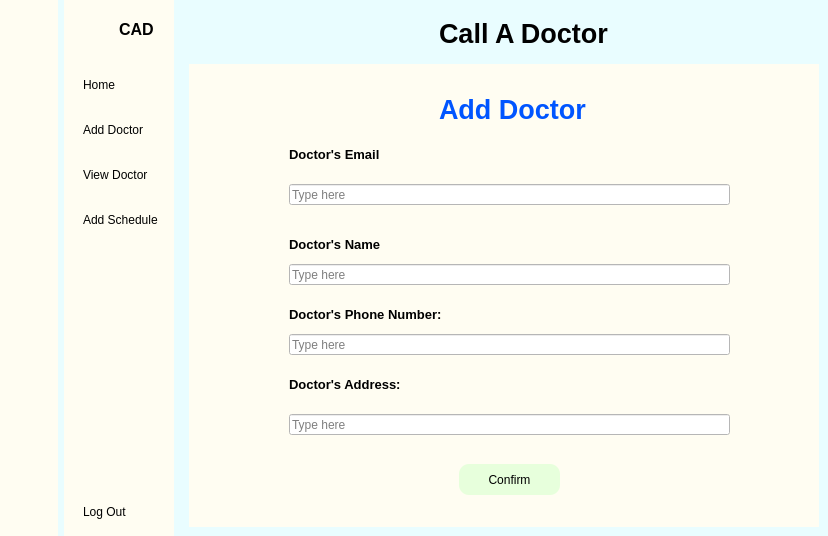
<?xml version="1.0" encoding="UTF-8"?>
<ui version="4.0">
 <class>MainWindow</class>
 <widget class="QMainWindow" name="MainWindow">
  <property name="geometry">
   <rect>
    <x>0</x>
    <y>0</y>
    <width>828</width>
    <height>536</height>
   </rect>
  </property>
  <property name="windowTitle">
   <string>MainWindow</string>
  </property>
  <property name="styleSheet">
   <string notr="true">background-color: rgb(233, 253, 255);</string>
  </property>
  <widget class="QWidget" name="centralwidget">
   <layout class="QGridLayout" name="gridLayout">
    <property name="leftMargin">
     <number>0</number>
    </property>
    <property name="topMargin">
     <number>0</number>
    </property>
    <property name="rightMargin">
     <number>0</number>
    </property>
    <property name="bottomMargin">
     <number>0</number>
    </property>
    <item row="0" column="0">
     <widget class="QWidget" name="Icon" native="true">
      <property name="styleSheet">
       <string notr="true">QWidget{
	background-color: rgb(255, 253, 242);
}

QPushButton{
	color:black;
	height:30px;
	border:none;
	border-radius:10px;
}

QPushButton:checked{
	background-color:#F5FAFE;
	color:#1F95EF;
	font-weight:bold;
}</string>
      </property>
      <layout class="QVBoxLayout" name="verticalLayout_3">
       <item>
        <layout class="QHBoxLayout" name="horizontalLayout_2">
         <item>
          <widget class="QLabel" name="label">
           <property name="minimumSize">
            <size>
             <width>40</width>
             <height>40</height>
            </size>
           </property>
           <property name="maximumSize">
            <size>
             <width>40</width>
             <height>40</height>
            </size>
           </property>
           <property name="text">
            <string/>
           </property>
           <property name="pixmap">
            <pixmap resource="resources.qrc">:/images/doctor.png</pixmap>
           </property>
           <property name="scaledContents">
            <bool>true</bool>
           </property>
          </widget>
         </item>
        </layout>
       </item>
       <item>
        <layout class="QVBoxLayout" name="verticalLayout">
         <property name="spacing">
          <number>15</number>
         </property>
         <property name="topMargin">
          <number>15</number>
         </property>
         <item>
          <widget class="QPushButton" name="home_1">
           <property name="text">
            <string/>
           </property>
           <property name="icon">
            <iconset resource="resources.qrc">
             <normaloff>:/images/cil-home (2).png</normaloff>:/images/cil-home (2).png</iconset>
           </property>
           <property name="checkable">
            <bool>true</bool>
           </property>
           <property name="autoExclusive">
            <bool>true</bool>
           </property>
          </widget>
         </item>
         <item>
          <widget class="QPushButton" name="adddoctor_1">
           <property name="text">
            <string/>
           </property>
           <property name="icon">
            <iconset resource="resources.qrc">
             <normaloff>:/images/cil-add.png</normaloff>:/images/cil-add.png</iconset>
           </property>
           <property name="checkable">
            <bool>true</bool>
           </property>
           <property name="autoExclusive">
            <bool>true</bool>
           </property>
          </widget>
         </item>
         <item>
          <widget class="QPushButton" name="viewdoctor_1">
           <property name="text">
            <string/>
           </property>
           <property name="icon">
            <iconset resource="resources.qrc">
             <normaloff>:/images/cil-view.png</normaloff>:/images/cil-view.png</iconset>
           </property>
           <property name="checkable">
            <bool>true</bool>
           </property>
           <property name="autoExclusive">
            <bool>true</bool>
           </property>
          </widget>
         </item>
         <item>
          <widget class="QPushButton" name="addschedule_1">
           <property name="text">
            <string/>
           </property>
           <property name="icon">
            <iconset resource="resources.qrc">
             <normaloff>:/images/cil-schedule.png</normaloff>:/images/cil-schedule.png</iconset>
           </property>
           <property name="checkable">
            <bool>true</bool>
           </property>
           <property name="autoExclusive">
            <bool>true</bool>
           </property>
          </widget>
         </item>
        </layout>
       </item>
       <item>
        <spacer name="verticalSpacer">
         <property name="orientation">
          <enum>Qt::Vertical</enum>
         </property>
         <property name="sizeHint" stdset="0">
          <size>
           <width>20</width>
           <height>244</height>
          </size>
         </property>
        </spacer>
       </item>
       <item>
        <widget class="QPushButton" name="logout_1">
         <property name="text">
          <string/>
         </property>
         <property name="icon">
          <iconset resource="resources.qrc">
           <normaloff>:/images/logout.png</normaloff>:/images/logout.png</iconset>
         </property>
         <property name="checkable">
          <bool>true</bool>
         </property>
        </widget>
       </item>
      </layout>
     </widget>
    </item>
    <item row="0" column="1">
     <widget class="QWidget" name="widget_2" native="true">
      <property name="styleSheet">
       <string notr="true">QWidget{
	background-color: rgb(255, 253, 242);
	color:black
}

QPushButton{
	color:black;
	text-align:left;
	height:30px;
	border:none;
	padding-left:10px;
	border-top-left-radius:10px;
	border-bottom-left-radius:10px;
}

QPushButton:checked{
	background-color:#F5FAFE;
	color:#1F95EF;
	font-weight:bold;
}</string>
      </property>
      <layout class="QVBoxLayout" name="verticalLayout_4">
       <property name="rightMargin">
        <number>0</number>
       </property>
       <item>
        <layout class="QHBoxLayout" name="horizontalLayout">
         <property name="rightMargin">
          <number>20</number>
         </property>
         <item>
          <widget class="QLabel" name="label_2">
           <property name="minimumSize">
            <size>
             <width>40</width>
             <height>40</height>
            </size>
           </property>
           <property name="maximumSize">
            <size>
             <width>40</width>
             <height>40</height>
            </size>
           </property>
           <property name="text">
            <string/>
           </property>
           <property name="pixmap">
            <pixmap resource="resources.qrc">:/images/doctor.png</pixmap>
           </property>
          </widget>
         </item>
         <item>
          <widget class="QLabel" name="label_3">
           <property name="font">
            <font>
             <pointsize>12</pointsize>
             <bold>true</bold>
            </font>
           </property>
           <property name="text">
            <string>CAD</string>
           </property>
          </widget>
         </item>
        </layout>
       </item>
       <item>
        <layout class="QVBoxLayout" name="verticalLayout_2">
         <property name="spacing">
          <number>15</number>
         </property>
         <property name="topMargin">
          <number>15</number>
         </property>
         <item>
          <widget class="QPushButton" name="home_2">
           <property name="text">
            <string>Home</string>
           </property>
           <property name="icon">
            <iconset resource="resources.qrc">
             <normaloff>:/images/cil-home (2).png</normaloff>:/images/cil-home (2).png</iconset>
           </property>
           <property name="checkable">
            <bool>true</bool>
           </property>
           <property name="autoExclusive">
            <bool>true</bool>
           </property>
          </widget>
         </item>
         <item>
          <widget class="QPushButton" name="adddoctor_2">
           <property name="text">
            <string>Add Doctor</string>
           </property>
           <property name="icon">
            <iconset resource="resources.qrc">
             <normaloff>:/images/cil-add.png</normaloff>:/images/cil-add.png</iconset>
           </property>
           <property name="checkable">
            <bool>true</bool>
           </property>
           <property name="autoExclusive">
            <bool>true</bool>
           </property>
          </widget>
         </item>
         <item>
          <widget class="QPushButton" name="view_doctor_2">
           <property name="text">
            <string>View Doctor</string>
           </property>
           <property name="icon">
            <iconset resource="resources.qrc">
             <normaloff>:/images/cil-view.png</normaloff>:/images/cil-view.png</iconset>
           </property>
           <property name="checkable">
            <bool>true</bool>
           </property>
           <property name="autoExclusive">
            <bool>true</bool>
           </property>
          </widget>
         </item>
         <item>
          <widget class="QPushButton" name="addschedule_2">
           <property name="text">
            <string>Add Schedule</string>
           </property>
           <property name="icon">
            <iconset resource="resources.qrc">
             <normaloff>:/images/cil-schedule.png</normaloff>:/images/cil-schedule.png</iconset>
           </property>
           <property name="checkable">
            <bool>true</bool>
           </property>
           <property name="autoExclusive">
            <bool>true</bool>
           </property>
          </widget>
         </item>
        </layout>
       </item>
       <item>
        <spacer name="verticalSpacer_2">
         <property name="orientation">
          <enum>Qt::Vertical</enum>
         </property>
         <property name="sizeHint" stdset="0">
          <size>
           <width>20</width>
           <height>244</height>
          </size>
         </property>
        </spacer>
       </item>
       <item>
        <widget class="QPushButton" name="logout_2">
         <property name="text">
          <string>Log Out</string>
         </property>
         <property name="icon">
          <iconset resource="resources.qrc">
           <normaloff>:/images/logout.png</normaloff>:/images/logout.png</iconset>
         </property>
         <property name="checkable">
          <bool>true</bool>
         </property>
        </widget>
       </item>
      </layout>
     </widget>
    </item>
    <item row="0" column="2">
     <widget class="QWidget" name="main_home" native="true">
      <layout class="QVBoxLayout" name="verticalLayout_5">
       <item>
        <widget class="QWidget" name="header" native="true">
         <layout class="QHBoxLayout" name="horizontalLayout_3">
          <item>
           <widget class="QPushButton" name="menu">
            <property name="styleSheet">
             <string notr="true">border:none;</string>
            </property>
            <property name="text">
             <string/>
            </property>
            <property name="icon">
             <iconset resource="resources.qrc">
              <normaloff>:/images/menu.png</normaloff>:/images/menu.png</iconset>
            </property>
            <property name="iconSize">
             <size>
              <width>20</width>
              <height>20</height>
             </size>
            </property>
            <property name="checkable">
             <bool>true</bool>
            </property>
           </widget>
          </item>
          <item>
           <spacer name="horizontalSpacer">
            <property name="orientation">
             <enum>Qt::Horizontal</enum>
            </property>
            <property name="sizeHint" stdset="0">
             <size>
              <width>140</width>
              <height>20</height>
             </size>
            </property>
           </spacer>
          </item>
          <item>
           <widget class="QLabel" name="label_4">
            <property name="minimumSize">
             <size>
              <width>0</width>
              <height>0</height>
             </size>
            </property>
            <property name="font">
             <font>
              <pointsize>20</pointsize>
              <bold>true</bold>
             </font>
            </property>
            <property name="text">
             <string>Call A Doctor</string>
            </property>
           </widget>
          </item>
          <item>
           <spacer name="horizontalSpacer_2">
            <property name="orientation">
             <enum>Qt::Horizontal</enum>
            </property>
            <property name="sizeHint" stdset="0">
             <size>
              <width>40</width>
              <height>20</height>
             </size>
            </property>
           </spacer>
          </item>
         </layout>
        </widget>
       </item>
       <item>
        <widget class="QStackedWidget" name="stackedWidget">
         <property name="styleSheet">
          <string notr="true">background-color: rgb(255, 253, 242);
</string>
         </property>
         <property name="currentIndex">
          <number>1</number>
         </property>
         <widget class="QWidget" name="home_page">
          <widget class="QPushButton" name="shortcut_add">
           <property name="geometry">
            <rect>
             <x>20</x>
             <y>80</y>
             <width>181</width>
             <height>361</height>
            </rect>
           </property>
           <property name="minimumSize">
            <size>
             <width>181</width>
             <height>361</height>
            </size>
           </property>
           <property name="maximumSize">
            <size>
             <width>181</width>
             <height>361</height>
            </size>
           </property>
           <property name="styleSheet">
            <string notr="true">background-color: rgb(215, 234, 255);
border-radius: 10px;</string>
           </property>
           <property name="text">
            <string>Add Doctor</string>
           </property>
           <property name="checkable">
            <bool>true</bool>
           </property>
          </widget>
          <widget class="QPushButton" name="shortcut_view">
           <property name="geometry">
            <rect>
             <x>230</x>
             <y>80</y>
             <width>181</width>
             <height>361</height>
            </rect>
           </property>
           <property name="minimumSize">
            <size>
             <width>181</width>
             <height>361</height>
            </size>
           </property>
           <property name="maximumSize">
            <size>
             <width>181</width>
             <height>361</height>
            </size>
           </property>
           <property name="styleSheet">
            <string notr="true">background-color: rgb(215, 234, 255);
border-radius: 10px;</string>
           </property>
           <property name="text">
            <string>View Doctor</string>
           </property>
           <property name="checkable">
            <bool>true</bool>
           </property>
          </widget>
          <widget class="QPushButton" name="shortcut_schedule">
           <property name="geometry">
            <rect>
             <x>430</x>
             <y>80</y>
             <width>181</width>
             <height>361</height>
            </rect>
           </property>
           <property name="minimumSize">
            <size>
             <width>181</width>
             <height>361</height>
            </size>
           </property>
           <property name="maximumSize">
            <size>
             <width>181</width>
             <height>361</height>
            </size>
           </property>
           <property name="styleSheet">
            <string notr="true">background-color: rgb(215, 234, 255);
border-radius: 10px;</string>
           </property>
           <property name="text">
            <string>Add Schedule</string>
           </property>
           <property name="checkable">
            <bool>true</bool>
           </property>
          </widget>
          <widget class="QLabel" name="label_5">
           <property name="geometry">
            <rect>
             <x>270</x>
             <y>10</y>
             <width>121</width>
             <height>51</height>
            </rect>
           </property>
           <property name="font">
            <font>
             <pointsize>20</pointsize>
             <bold>true</bold>
            </font>
           </property>
           <property name="text">
            <string>Shortcuts</string>
           </property>
          </widget>
         </widget>
         <widget class="QWidget" name="adddoctor_page">
          <widget class="QLabel" name="label_6">
           <property name="geometry">
            <rect>
             <x>250</x>
             <y>20</y>
             <width>151</width>
             <height>51</height>
            </rect>
           </property>
           <property name="font">
            <font>
             <pointsize>20</pointsize>
             <bold>true</bold>
            </font>
           </property>
           <property name="styleSheet">
            <string notr="true">color:rgb(0, 85, 255);
border:none;</string>
           </property>
           <property name="text">
            <string>Add Doctor</string>
           </property>
          </widget>
          <widget class="QLineEdit" name="doc_mail_edit">
           <property name="geometry">
            <rect>
             <x>100</x>
             <y>120</y>
             <width>441</width>
             <height>21</height>
            </rect>
           </property>
           <property name="styleSheet">
            <string notr="true">background-color: rgb(255, 255, 255);</string>
           </property>
           <property name="placeholderText">
            <string>Type here</string>
           </property>
          </widget>
          <widget class="QLineEdit" name="doc_add_edit">
           <property name="geometry">
            <rect>
             <x>100</x>
             <y>350</y>
             <width>441</width>
             <height>21</height>
            </rect>
           </property>
           <property name="styleSheet">
            <string notr="true">background-color: rgb(255, 255, 255);</string>
           </property>
           <property name="placeholderText">
            <string>Type here</string>
           </property>
          </widget>
          <widget class="QLineEdit" name="doc_phone_edit">
           <property name="geometry">
            <rect>
             <x>100</x>
             <y>270</y>
             <width>441</width>
             <height>21</height>
            </rect>
           </property>
           <property name="styleSheet">
            <string notr="true">background-color: rgb(255, 255, 255);</string>
           </property>
           <property name="placeholderText">
            <string>Type here</string>
           </property>
          </widget>
          <widget class="QLineEdit" name="doc_name_edit">
           <property name="geometry">
            <rect>
             <x>100</x>
             <y>200</y>
             <width>441</width>
             <height>21</height>
            </rect>
           </property>
           <property name="styleSheet">
            <string notr="true">background-color: rgb(255, 255, 255);</string>
           </property>
           <property name="placeholderText">
            <string>Type here</string>
           </property>
          </widget>
          <widget class="QLabel" name="label_7">
           <property name="geometry">
            <rect>
             <x>100</x>
             <y>80</y>
             <width>91</width>
             <height>21</height>
            </rect>
           </property>
           <property name="font">
            <font>
             <pointsize>10</pointsize>
             <bold>true</bold>
            </font>
           </property>
           <property name="text">
            <string>Doctor's Email:</string>
           </property>
          </widget>
          <widget class="QLabel" name="label_8">
           <property name="geometry">
            <rect>
             <x>100</x>
             <y>170</y>
             <width>91</width>
             <height>21</height>
            </rect>
           </property>
           <property name="font">
            <font>
             <pointsize>10</pointsize>
             <bold>true</bold>
            </font>
           </property>
           <property name="text">
            <string>Doctor's Name:</string>
           </property>
          </widget>
          <widget class="QLabel" name="label_9">
           <property name="geometry">
            <rect>
             <x>100</x>
             <y>240</y>
             <width>161</width>
             <height>21</height>
            </rect>
           </property>
           <property name="font">
            <font>
             <pointsize>10</pointsize>
             <bold>true</bold>
            </font>
           </property>
           <property name="text">
            <string>Doctor's Phone Number:</string>
           </property>
          </widget>
          <widget class="QLabel" name="label_10">
           <property name="geometry">
            <rect>
             <x>100</x>
             <y>310</y>
             <width>111</width>
             <height>21</height>
            </rect>
           </property>
           <property name="font">
            <font>
             <pointsize>10</pointsize>
             <bold>true</bold>
            </font>
           </property>
           <property name="text">
            <string>Doctor's Address:</string>
           </property>
          </widget>
          <widget class="QPushButton" name="confirm_button">
           <property name="geometry">
            <rect>
             <x>270</x>
             <y>400</y>
             <width>101</width>
             <height>31</height>
            </rect>
           </property>
           <property name="styleSheet">
            <string notr="true">background-color: rgb(231, 255, 220);
border-radius: 10px;
border:none;</string>
           </property>
           <property name="text">
            <string>Confirm</string>
           </property>
           <property name="icon">
            <iconset resource="resources.qrc">
             <normaloff>:/images/check-mark.png</normaloff>:/images/check-mark.png</iconset>
           </property>
           <property name="checkable">
            <bool>true</bool>
           </property>
          </widget>
         </widget>
         <widget class="QWidget" name="viewdoctor_page">
          <widget class="QLabel" name="label_11">
           <property name="geometry">
            <rect>
             <x>250</x>
             <y>10</y>
             <width>161</width>
             <height>51</height>
            </rect>
           </property>
           <property name="font">
            <font>
             <pointsize>20</pointsize>
             <bold>true</bold>
            </font>
           </property>
           <property name="styleSheet">
            <string notr="true">color:rgb(0, 85, 255);
border:none;</string>
           </property>
           <property name="text">
            <string>View Doctor</string>
           </property>
          </widget>
          <widget class="QTableWidget" name="doctor_table">
           <property name="geometry">
            <rect>
             <x>20</x>
             <y>70</y>
             <width>591</width>
             <height>351</height>
            </rect>
           </property>
           <attribute name="horizontalHeaderDefaultSectionSize">
            <number>150</number>
           </attribute>
           <column>
            <property name="text">
             <string>Doctor's Email</string>
            </property>
            <property name="font">
             <font>
              <bold>true</bold>
             </font>
            </property>
           </column>
           <column>
            <property name="text">
             <string>Doctor's Name</string>
            </property>
            <property name="font">
             <font>
              <bold>true</bold>
             </font>
            </property>
           </column>
           <column>
            <property name="text">
             <string>Doctor's Phone Number</string>
            </property>
            <property name="font">
             <font>
              <bold>true</bold>
             </font>
            </property>
           </column>
           <column>
            <property name="text">
             <string>Doctor's Address</string>
            </property>
            <property name="font">
             <font>
              <bold>true</bold>
             </font>
            </property>
           </column>
          </widget>
          <widget class="QPushButton" name="delete_button">
           <property name="geometry">
            <rect>
             <x>520</x>
             <y>430</y>
             <width>75</width>
             <height>24</height>
            </rect>
           </property>
           <property name="styleSheet">
            <string notr="true">color: rgb(255, 0, 0);
background-color: rgb(255, 223, 210);
border-radius:10px;</string>
           </property>
           <property name="text">
            <string>Delete</string>
           </property>
           <property name="icon">
            <iconset resource="resources.qrc">
             <normaloff>:/images/bin.png</normaloff>:/images/bin.png</iconset>
           </property>
           <property name="checkable">
            <bool>true</bool>
           </property>
          </widget>
         </widget>
         <widget class="QWidget" name="addschedule_page">
          <widget class="QLabel" name="label_12">
           <property name="geometry">
            <rect>
             <x>280</x>
             <y>0</y>
             <width>121</width>
             <height>51</height>
            </rect>
           </property>
           <property name="font">
            <font>
             <pointsize>20</pointsize>
             <bold>true</bold>
            </font>
           </property>
           <property name="styleSheet">
            <string notr="true">color:rgb(0, 85, 255);
border:none;</string>
           </property>
           <property name="text">
            <string>Schedule</string>
           </property>
          </widget>
          <widget class="QTableWidget" name="schedule_table">
           <property name="geometry">
            <rect>
             <x>40</x>
             <y>70</y>
             <width>561</width>
             <height>371</height>
            </rect>
           </property>
           <attribute name="horizontalHeaderDefaultSectionSize">
            <number>279</number>
           </attribute>
           <column>
            <property name="text">
             <string>Task Name</string>
            </property>
           </column>
           <column>
            <property name="text">
             <string>Date</string>
            </property>
           </column>
          </widget>
          <widget class="QPushButton" name="addschedule_button">
           <property name="geometry">
            <rect>
             <x>40</x>
             <y>30</y>
             <width>111</width>
             <height>24</height>
            </rect>
           </property>
           <property name="styleSheet">
            <string notr="true">background-color: rgb(255, 215, 93);
border-radius:10px;</string>
           </property>
           <property name="text">
            <string>Add Schedule</string>
           </property>
           <property name="icon">
            <iconset resource="resources.qrc">
             <normaloff>:/images/calendar.png</normaloff>:/images/calendar.png</iconset>
           </property>
           <property name="checkable">
            <bool>true</bool>
           </property>
          </widget>
         </widget>
        </widget>
       </item>
      </layout>
     </widget>
    </item>
   </layout>
  </widget>
 </widget>
 <resources>
  <include location="resources.qrc"/>
 </resources>
 <connections>
  <connection>
   <sender>menu</sender>
   <signal>toggled(bool)</signal>
   <receiver>Icon</receiver>
   <slot>setHidden(bool)</slot>
   <hints>
    <hint type="sourcelabel">
     <x>223</x>
     <y>39</y>
    </hint>
    <hint type="destinationlabel">
     <x>55</x>
     <y>271</y>
    </hint>
   </hints>
  </connection>
  <connection>
   <sender>menu</sender>
   <signal>toggled(bool)</signal>
   <receiver>widget_2</receiver>
   <slot>setVisible(bool)</slot>
   <hints>
    <hint type="sourcelabel">
     <x>209</x>
     <y>44</y>
    </hint>
    <hint type="destinationlabel">
     <x>180</x>
     <y>239</y>
    </hint>
   </hints>
  </connection>
  <connection>
   <sender>addschedule_1</sender>
   <signal>toggled(bool)</signal>
   <receiver>addschedule_2</receiver>
   <slot>setChecked(bool)</slot>
   <hints>
    <hint type="sourcelabel">
     <x>36</x>
     <y>222</y>
    </hint>
    <hint type="destinationlabel">
     <x>84</x>
     <y>221</y>
    </hint>
   </hints>
  </connection>
  <connection>
   <sender>viewdoctor_1</sender>
   <signal>toggled(bool)</signal>
   <receiver>view_doctor_2</receiver>
   <slot>setChecked(bool)</slot>
   <hints>
    <hint type="sourcelabel">
     <x>35</x>
     <y>175</y>
    </hint>
    <hint type="destinationlabel">
     <x>104</x>
     <y>175</y>
    </hint>
   </hints>
  </connection>
  <connection>
   <sender>adddoctor_1</sender>
   <signal>toggled(bool)</signal>
   <receiver>adddoctor_2</receiver>
   <slot>setChecked(bool)</slot>
   <hints>
    <hint type="sourcelabel">
     <x>32</x>
     <y>130</y>
    </hint>
    <hint type="destinationlabel">
     <x>100</x>
     <y>130</y>
    </hint>
   </hints>
  </connection>
  <connection>
   <sender>home_1</sender>
   <signal>toggled(bool)</signal>
   <receiver>home_2</receiver>
   <slot>setChecked(bool)</slot>
   <hints>
    <hint type="sourcelabel">
     <x>38</x>
     <y>89</y>
    </hint>
    <hint type="destinationlabel">
     <x>88</x>
     <y>89</y>
    </hint>
   </hints>
  </connection>
  <connection>
   <sender>home_2</sender>
   <signal>toggled(bool)</signal>
   <receiver>home_1</receiver>
   <slot>setChecked(bool)</slot>
   <hints>
    <hint type="sourcelabel">
     <x>92</x>
     <y>74</y>
    </hint>
    <hint type="destinationlabel">
     <x>41</x>
     <y>74</y>
    </hint>
   </hints>
  </connection>
  <connection>
   <sender>adddoctor_2</sender>
   <signal>toggled(bool)</signal>
   <receiver>adddoctor_1</receiver>
   <slot>setChecked(bool)</slot>
   <hints>
    <hint type="sourcelabel">
     <x>96</x>
     <y>140</y>
    </hint>
    <hint type="destinationlabel">
     <x>44</x>
     <y>140</y>
    </hint>
   </hints>
  </connection>
  <connection>
   <sender>view_doctor_2</sender>
   <signal>toggled(bool)</signal>
   <receiver>viewdoctor_1</receiver>
   <slot>setChecked(bool)</slot>
   <hints>
    <hint type="sourcelabel">
     <x>81</x>
     <y>184</y>
    </hint>
    <hint type="destinationlabel">
     <x>45</x>
     <y>184</y>
    </hint>
   </hints>
  </connection>
  <connection>
   <sender>addschedule_2</sender>
   <signal>toggled(bool)</signal>
   <receiver>addschedule_1</receiver>
   <slot>setChecked(bool)</slot>
   <hints>
    <hint type="sourcelabel">
     <x>78</x>
     <y>232</y>
    </hint>
    <hint type="destinationlabel">
     <x>47</x>
     <y>231</y>
    </hint>
   </hints>
  </connection>
  <connection>
   <sender>logout_1</sender>
   <signal>toggled(bool)</signal>
   <receiver>MainWindow</receiver>
   <slot>close()</slot>
   <hints>
    <hint type="sourcelabel">
     <x>34</x>
     <y>514</y>
    </hint>
    <hint type="destinationlabel">
     <x>35</x>
     <y>561</y>
    </hint>
   </hints>
  </connection>
  <connection>
   <sender>logout_2</sender>
   <signal>toggled(bool)</signal>
   <receiver>MainWindow</receiver>
   <slot>close()</slot>
   <hints>
    <hint type="sourcelabel">
     <x>118</x>
     <y>514</y>
    </hint>
    <hint type="destinationlabel">
     <x>124</x>
     <y>575</y>
    </hint>
   </hints>
  </connection>
 </connections>
</ui>
